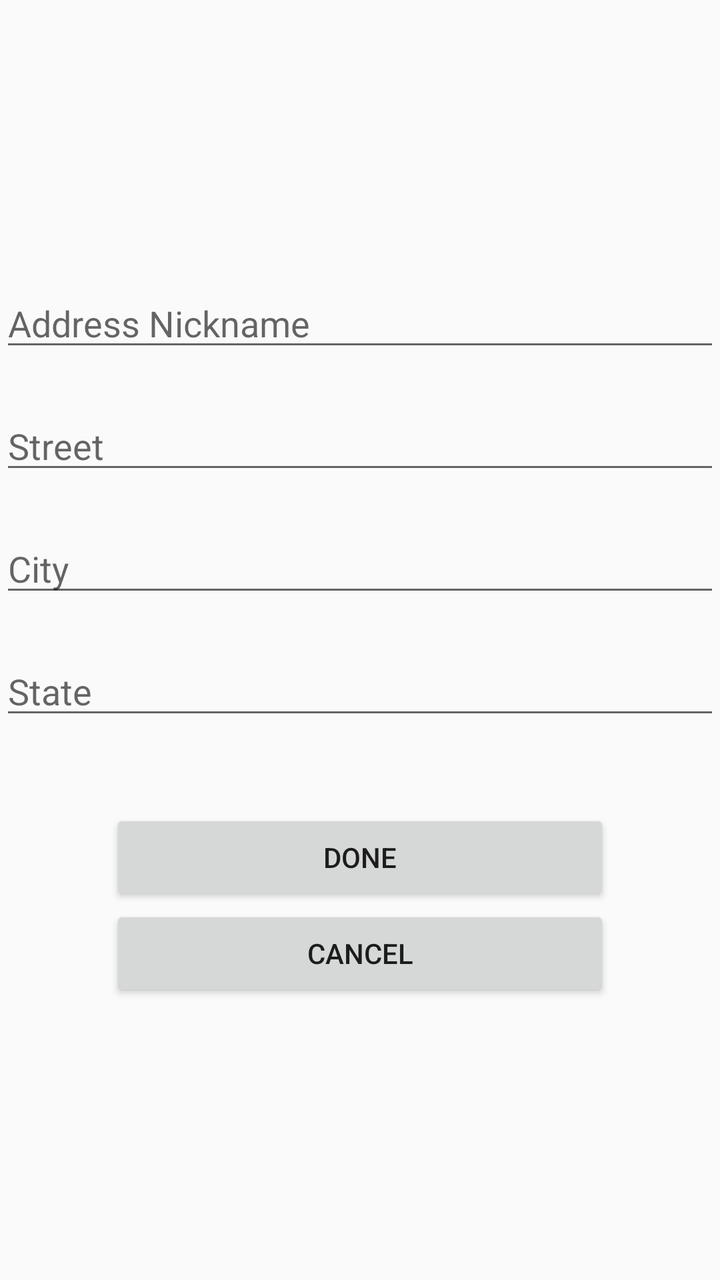
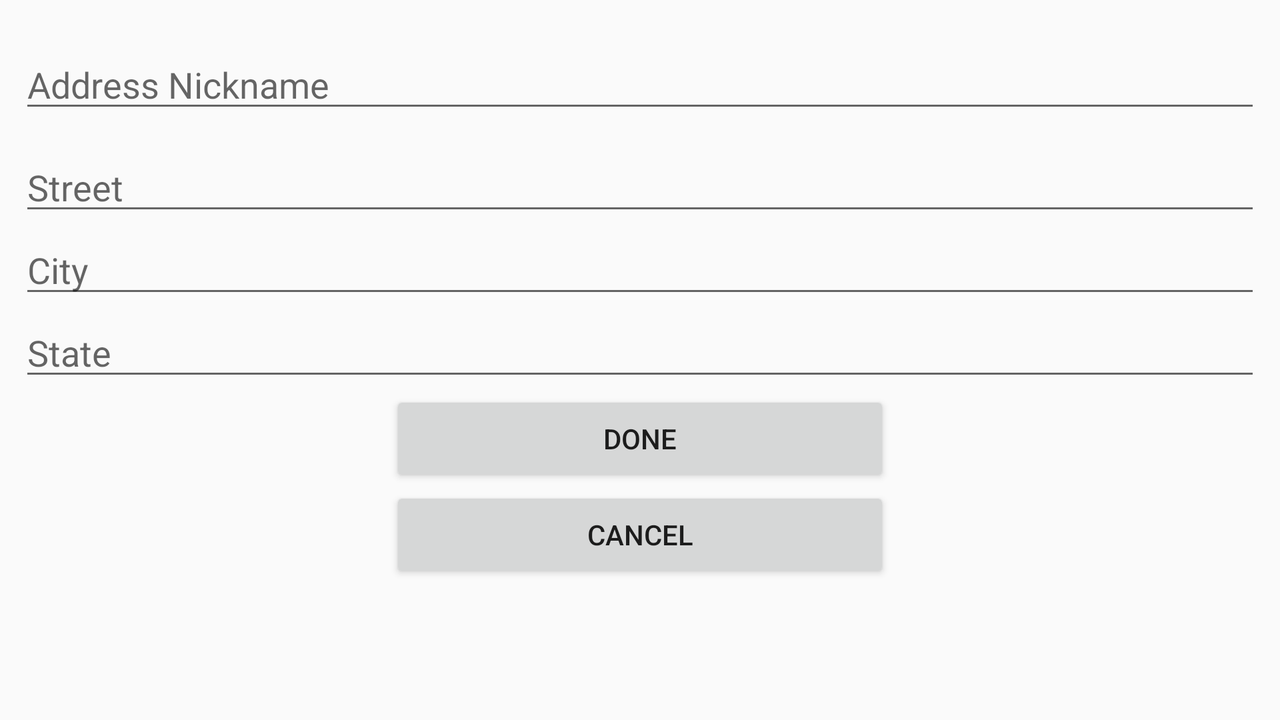

An Android layout and its configuration variant, each rendered on a device that would load it. The default file and the variant file are quoted in full after the pictures.
<!-- AndroidManifest.xml: application theme AppTheme -->
<!-- res/layout/activity_add_addresses.xml -->
<?xml version="1.0" encoding="utf-8"?>
<LinearLayout
    xmlns:android="http://schemas.android.com/apk/res/android" android:layout_width="match_parent"
    android:layout_height="match_parent"
    android:gravity="center"
    android:orientation="vertical">


    <EditText
        android:id="@+id/activity_add_addresses_nickname"
        android:layout_width="match_parent"
        android:layout_height="wrap_content"
        android:hint="Address Nickname"
        android:layout_marginBottom="20dp"/>
    <EditText
        android:id="@+id/activity_add_addresses_street"
        android:layout_width="match_parent"
        android:layout_height="wrap_content"
        android:hint="Street"
        android:layout_marginBottom="20dp"/>
    <EditText
        android:id="@+id/activity_add_addresses_city"
        android:layout_width="match_parent"
        android:layout_height="wrap_content"
        android:hint="City"
        android:layout_marginBottom="20dp"/>
    <EditText
        android:id="@+id/activity_add_addresses_state"
        android:layout_width="match_parent"
        android:layout_height="wrap_content"
        android:hint="State"
        android:layout_marginBottom="40dp"/>
    <Button
        android:id="@+id/activity_add_addresses_done"
        android:layout_width="250dp"
        android:layout_height="wrap_content"
        android:text="Done" />
    <Button
        android:id="@+id/activity_add_addresses_cancel"
        android:layout_width="250dp"
        android:layout_height="wrap_content"
        android:text="Cancel"/>

</LinearLayout>
<!-- resources referenced by this layout -->
<resources>
  <style name="AppTheme" parent="Theme.AppCompat.Light.DarkActionBar">
          
          <item name="colorPrimary">@color/colorPrimary</item>
          <item name="colorPrimaryDark">@color/colorPrimaryDark</item>
          <item name="colorAccent">@color/colorAccent</item>
      </style>
  <color name="colorPrimary">#308abe</color>
  <color name="colorPrimaryDark">#1D3461</color>
  <color name="colorAccent">#FB3640</color>
</resources>
<!-- res/layout-land/activity_add_addresses.xml (the repository's variant of the layout above) -->
<!-- drawn on the phone turned sideways -->
<?xml version="1.0" encoding="utf-8"?>
<ScrollView
    xmlns:android="http://schemas.android.com/apk/res/android"
    xmlns:tools="http://schemas.android.com/tools"
    android:layout_width="match_parent"
    android:layout_height="match_parent"
    tools:context=".ActivityAddAddresses"
    android:orientation="vertical"
    android:padding="@dimen/layout_padding"
    android:gravity="center">

    <LinearLayout
        android:layout_height="wrap_content"
        android:layout_width="match_parent"
        android:gravity="center"
        android:orientation="vertical"
        android:padding="@dimen/layout_sign_in_padding">

        <EditText
            android:id="@+id/activity_add_addresses_nickname"
            android:layout_width="match_parent"
            android:layout_height="wrap_content"
            android:layout_marginVertical="@dimen/layout_padding"
            android:hint="Address Nickname"/>
        <EditText
            android:id="@+id/activity_add_addresses_street"
            android:layout_width="match_parent"
            android:layout_height="wrap_content"
            android:hint="Street"/>
        <EditText
            android:id="@+id/activity_add_addresses_city"
            android:layout_width="match_parent"
            android:layout_height="wrap_content"
            android:hint="City"/>
        <EditText
            android:id="@+id/activity_add_addresses_state"
            android:layout_width="match_parent"
            android:layout_height="0dp"
            android:layout_weight="1"
            android:hint="State"/>
        <Button
            android:id="@+id/activity_add_addresses_done"
            android:layout_width="250dp"
            android:layout_height="wrap_content"
            android:text="Done" />
        <Button
            android:id="@+id/activity_add_addresses_cancel"
            android:layout_width="250dp"
            android:layout_height="wrap_content"
            android:text="Cancel"/>

    </LinearLayout>
</ScrollView>
<!-- resources referenced by the variant -->
<!-- as the phone turned sideways resolves them -->
<resources>
  <dimen name="layout_padding">10dp</dimen>
  <style name="AppTheme" parent="Theme.AppCompat.Light.DarkActionBar">
          
          <item name="colorPrimary">@color/colorPrimary</item>
          <item name="colorPrimaryDark">@color/colorPrimaryDark</item>
          <item name="colorAccent">@color/colorAccent</item>
      </style>
  <color name="colorPrimary">#308abe</color>
  <color name="colorPrimaryDark">#1D3461</color>
  <color name="colorAccent">#FB3640</color>
</resources>
